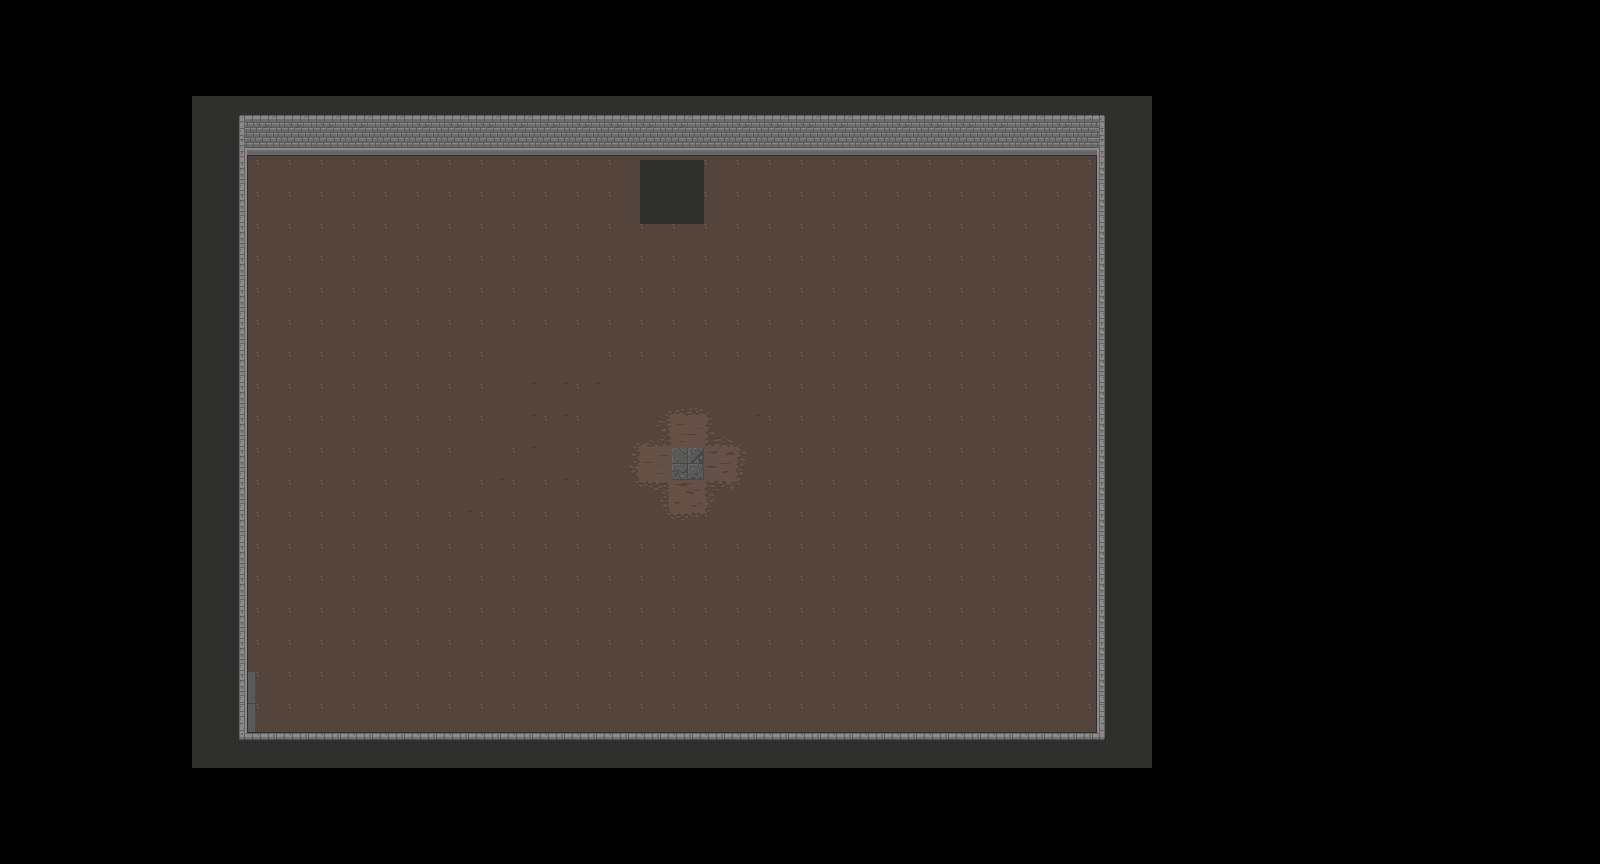

Tiled map render using the project's own tile images. Description and the map definition, with tile-layer contents summarised, below:
An orthogonal 50x27 tile map with 32x32 px tiles, 4 tile layers (Слой тайлов 2, Слой тайлов 3, Слой тайлов 4, Слой тайлов 1) and 7 objects (4x solid, player, hod, Item).

<map version="1.0" tiledversion="1.0.1" orientation="orthogonal" renderorder="right-down" width="50" height="27" tilewidth="32" tileheight="32" nextobjectid="31">
 <tileset firstgid="1" name="Dungeon_Tileset" tilewidth="32" tileheight="32" tilecount="320" columns="16">
  <image source="images/Dungeon_Tileset.png" width="512" height="640" />
 </tileset>
 <layer name="Слой тайлов 2" width="50" height="27">
  <data>[1350 cells, 571 non-empty, 12 distinct tile ids]</data>
 </layer>
 <layer name="Слой тайлов 3" width="50" height="27">
  <data>[1350 cells, 143 non-empty, 6 distinct tile ids]</data>
 </layer>
 <layer name="Слой тайлов 4" width="50" height="27">
  <data>[1350 cells, 320 non-empty, 2 distinct tile ids]</data>
 </layer>
 <layer name="Слой тайлов 1" width="50" height="27">
  <data>[1350 cells, 222 non-empty, 40 distinct tile ids]</data>
 </layer>
 <objectgroup name="Слой объектов 1" offsetx="32" offsety="32">
  <object id="4" name="player" x="515.939" y="447.727" width="32" height="32" />
  <object id="5" name="solid" x="138.333" y="119.333" width="110" height="669" />
  <object id="7" name="solid" x="1095" y="96.5" width="120" height="669" />
  <object id="8" name="solid" x="243.667" y="50.1667" width="852" height="104" />
  <object id="9" name="solid" x="250.333" y="736.167" width="852" height="88" />
  <object id="21" name="hod" x="639.667" y="160.167" width="68" height="65" />
  <object id="29" name="Item" x="682.5" y="456.106" width="16" height="16" />
 </objectgroup>
</map>
